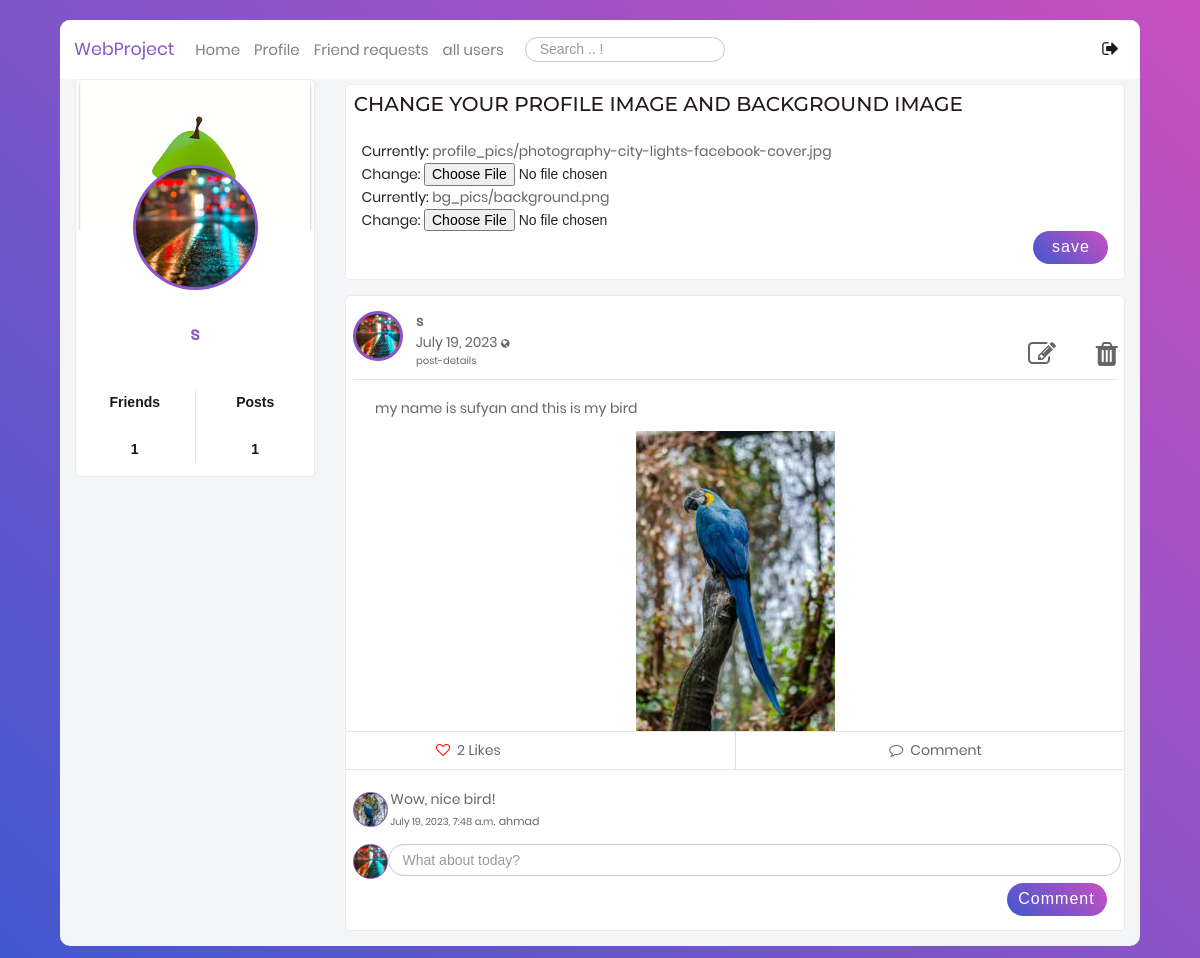
/blog/profile/ (signed in), run on an earlier commit of the app's database.
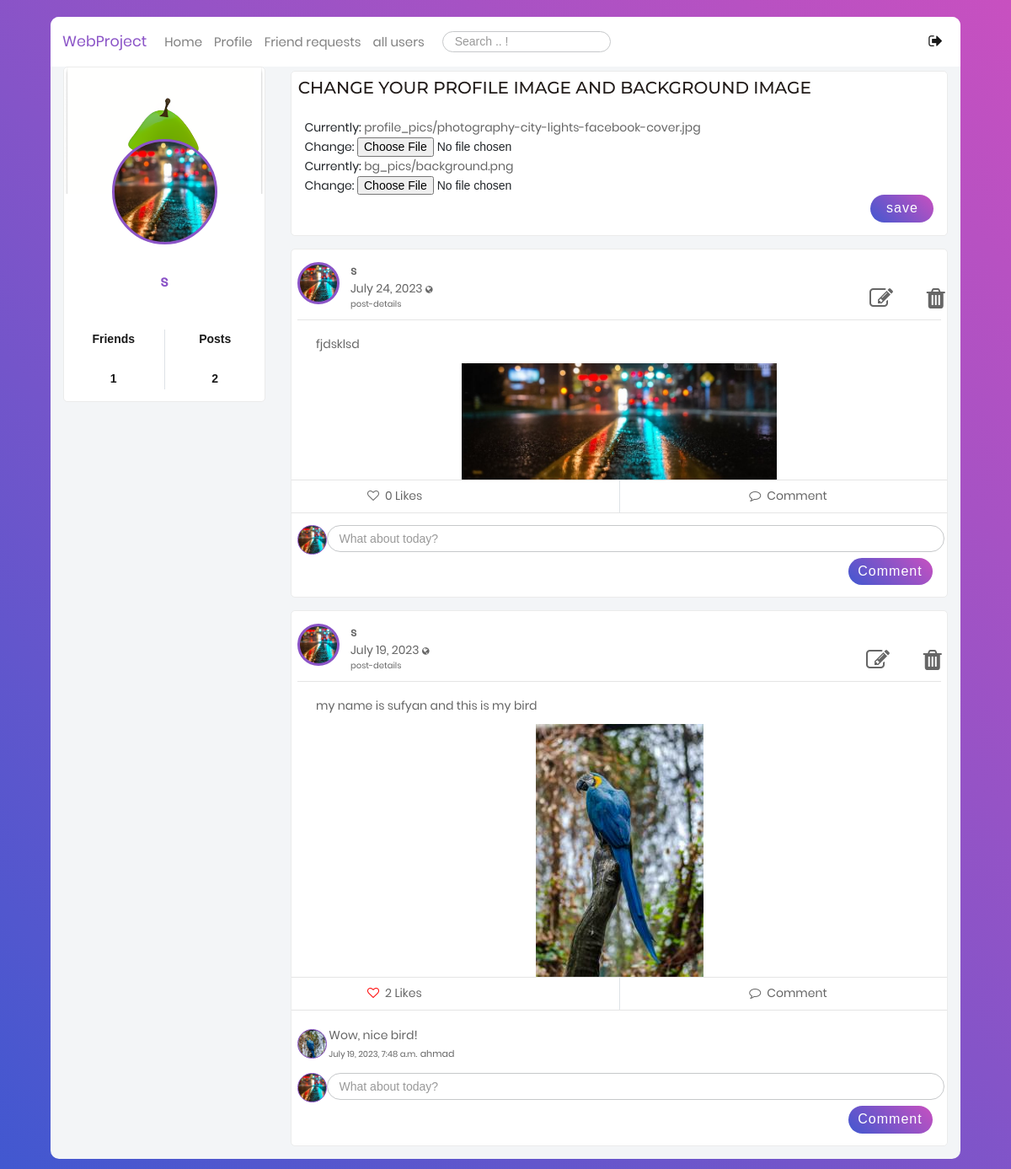
And on a later commit of the database.
### users/models.py (models this page shows, shortened)
class Profile(models.Model):
    user = models.OneToOneField(User, on_delete=models.CASCADE)
    image = models.ImageField(default='default.jpg', upload_to='profile_pics')
    bgimage = models.ImageField(default='default.jpg', upload_to='bg_pics')
    friends = models.ManyToManyField(User, blank=True, related_name='friends')
    slug = models.SlugField(unique=True,default=uuid.uuid1)
    forget_password_token= models.CharField(max_length=100)
    updated = models.DateTimeField( auto_now=True)
    created = models.DateTimeField( auto_now_add=True)
    objects = ProfileManager()
    def get_friends(self):
        return self.friends.all()
    def get_friends_no(self):
        return self.friends.all().count()
    def get_posts_no(self):
        return self.posts.all().count()
    def get_all_authors_posts(self):
        return self.posts.all()

### blog/models.py (models this page shows, shortened)
class Post(models.Model):
    content = models.TextField()
    date_posted = models.DateTimeField(default = timezone.now)
    author = models.ForeignKey(User,on_delete=models.CASCADE)
    post_image = models.ImageField(null=True, blank=True, upload_to="images/")
    liked = models.ManyToManyField(Profile, blank=True, related_name='likes')
    updated = models.DateTimeField( auto_now=True)
    created = models.DateTimeField( auto_now_add=True)
    author = models.ForeignKey(Profile, on_delete=models.CASCADE, related_name='posts')
    def num_likes(self):
        return self.liked.all().count()
    class Meta:
        ordering = ('-created',)

class Comment(models.Model):
    user = models.ForeignKey(Profile, on_delete=models.CASCADE)
    post = models.ForeignKey(Post, on_delete=models.CASCADE)
    body = models.CharField(max_length=300)
    liked = models.ManyToManyField(Post, blank=True, related_name='likes')
    updated = models.DateTimeField(auto_now=True)
    created = models.DateTimeField(auto_now_add=True)

### blog/views.py (the view, shortened to what this page needs)
# urls.py: path('profile/',views.profile,name="profile"),
@login_required
def profile(request):
    profile = Profile.objects.get(user=request.user)
    form = ProfileModelForm(
        request.POST or None, request.FILES or None, instance=profile
    )
    confirm = False
    p_form = PostModelForm()
    c_form = CommentModelForm()
    post_added = False
    if request.method == "POST":
        if form.is_valid():
            form.save()
            confirm = True
    context = {
        "posts": profile.get_all_authors_posts(),
        "user": request.user,
        "im": Profile.objects.filter(user=request.user),
        "profile": profile,
        "friends": profile.get_friends(),
        "p_form": p_form,
        "c_form": c_form,
        "post_added": post_added,
        "pos": profile.get_posts_no,
        "form": form,
        "confirm": confirm,
    }
    return render(request, "blog/profile.html", context)

### blog/forms.py
class PostModelForm(forms.ModelForm):
    def __init__(self, *args: Any, **kwargs: Any) -> None:
        super().__init__(*args, **kwargs)
        self.helper = FormHelper()
        self.helper.form_show_labels = False
        self.fields["content"].help_text = None
        self.fields['content'].label = ""
        self.fields["content"].widget.attrs.update({
            "class":"w-full p-3 fs-16",
            "style":"height: 75px;resize: none;color: #666666;    border-radius: 5px;",
            "type":"text",
            "name":"cont",
            "id":"cont",
            "placeholder":"What about today?",
        })
        self.fields["post_image"].help_text = None
        self.fields['post_image'].label = ""
    class Meta:
        model = Post
        fields=('content','post_image')

### blog/templates/blog/profile.html (shortened to what this page needs)
<!DOCTYPE html>
{% extends "blog/base.html" %} {% load static %} {% load crispy_forms_tags %} {% load widget_tweaks %}
{% block content %}
<div class="container mt-5" style="width: 75%">
  <div class="row">
    <div class="col">
      <div class="main-block">
        <h1
          style="
            font-family: 'Montserrat', sans-serif;
            font-size: 20px;
            font-weight: 500;
            margin: 0px;
            color: #211b19;
            text-transform: uppercase;
            padding: 1%;
            left: 50%;
            top: 50%;
          "
        >
          Change your profile image and background image
        </h1>
        <form
          action=""
          method="POST"
          enctype="multipart/form-data"
          style="padding: 2%"
        >
          {{form.image}}
          <br>
          {{form.bgimage}}
          <div style="text-align: -webkit-right">
            <button type="submit" class="p-2 fs-16 post">save</button>
          </div>
        </form>
      </div>
    </div>
  </div>
  {% include 'blog/user-post-list.html' %}
  {% endblock content %}

### blog/templates/blog/base.html (shortened to what the changed rows need)
{% load static %}
<!DOCTYPE html>
<html class="no-js" lang="en">
  <head>
             <link
      rel="stylesheet"
      type="text/css"
      href="https://cdnjs.cloudflare.com/ajax/libs/semantic-ui/2.2.14/semantic.min.css"
    />
    <link
      rel="stylesheet"
      href="{% static 'blog/css/vendor/bootstrap.min.css' %} "
    />
    <link
      rel="stylesheet"
      href="{% static 'blog/css/vendor/font-awesome.min.css' %}"
    />
    <link rel="stylesheet" href="{% static 'blog/css/vendor/animate.css' %}" />
    <link
      rel="stylesheet"
      href="{% static 'blog/css/vendor/hamburgers.min.css' %}"
    />
    <link rel="stylesheet" href="{% static 'blog/css/util.css' %}" />
    <link rel="stylesheet" href="{% static 'blog/css/normalize.css' %}" />
    <link rel="stylesheet" href="{% static 'blog/css/main.css' %}" />
  </head>
  <body>
    <div class="limiter">
      <div class="container-login100" style="align-items: flex-start;">
        <div class="wrap-main">
          <div class="container-fluid">
            <div class="row">
              <div class="col-sm-3 mobile-hidden">
          <div class="main-block">
            <div
              class="coverPicture"
              style="background: url('{{ user.profile.bgimage.url }}');"
            ></div>
            <div
              class="profilePicture"
              style="background: url('{{ user.profile.image.url }}');"
            ></div>
            <div class="FullName text-center fs-18 ProjectColor">
              {{ user }}
            </div>
            <div class="row statistic text-center fs-16 p-3">
              <div class="col">
                <p>Friends</p>
                <br />
                <p>{{ user.profile.get_friends_no }}</p>
              </div>
              <div class="col border-left">
                <p>Posts</p>
                <br />
                <p>{{ user.profile.get_posts_no }}</p>
              </div>
            </div>
          </div>
        </div>
        {% block content %} {% endblock content %}
            </div>
          </div>
        </div>
      </div>
    </div>
  </body>
</html>

### blog/templates/blog/user-post-list.html (shortened to what the changed rows need)
{% if not posts %}
              <div id="notfound" style="position: relative; height: 100vh">
                <div
                  class="notfound"
                  style="
                    position: absolute;
                    left: 50%;
                    top: 50%;
                    -webkit-transform: translate(-50%, -50%);
                    -ms-transform: translate(-50%, -50%);
                    transform: translate(-50%, -50%);
                  "
                >
                  <div
                    class="notfound-404"
                    style="
                      position: relative;
                      height: 200px;
                      margin: 0px auto 20px;
                      z-index: -1;
                    "
                  >
                    <h1
                      style="
                        font-family: 'Montserrat', sans-serif;
                        font-size: 236px;
                        font-weight: 200;
                        margin: 0px;
                        color: #211b19;
                        text-transform: uppercase;
                        position: absolute;
                        left: 50%;
                        top: 50%;
                        -webkit-transform: translate(-50%, -50%);
                        -ms-transform: translate(-50%, -50%);
                        transform: translate(-50%, -50%);
                      "
                    >
                      Oops!
                    </h1>
                    <h2
                      style="
                        font-family: 'Montserrat', sans-serif;
                        font-size: 20px;
                        font-weight: 400;
                        text-transform: uppercase;
                        color: #211b19;
                        background: #fff;
                        padding: 10px 5px;
                        margin: auto;
                        display: inline-block;
                        position: absolute;
                        bottom: 0px;
                        left: 0;
                        right: 0;
                        width: 168%;
                        margin-left: -35%;
                      "
                    >
                      You currently have no posts!
                    </h2>
                  </div>
                  <div class="container-login100-form-btn">
                    <a href="{% url 'blog-home' %}">
                      <button class="login100-form-btn">
                        Back to HomePage
                      </button></a
                    >
                  </div>
                </div>
              </div>
              {% else %}
{% for post in posts %}
<div class="main-block post-with-photo" id="post-list">
  <div class="Post-Box">
    <div class="header row" style="width: 100%">
      <div class="col-1" style="padding-right: 9%; padding-top: 1%">
        <div class="pt-2 pl-2 d-inline-block">
          <div
            class="Profile-Picture"
            style="background: url('{{ post.author.image.url }}') "
          ></div>
        </div>
      </div>
      <div class="col-8 p-l-0">
        <div class="UserName d-inline-block mt-3" style="width: 144%">
          <div style="display: inline-block">
            <p>
              <a
                href="{% url 'profile-detail-view' post.author.slug %}"
                class="font-weight-bold"
                >{{ post.author.user }}</a
              >
            </p>
            <p class="lh-1-2">
              {{ post.date_posted|date:"F d, Y" }}
              <i
                class="fa fa-globe fs-10"
                data-toggle="tooltip"
                data-placement="top"
                title="Public"
              ></i>
              <br />
              <a href=" {%url 'post-detail' post.id%} " class="fs-10"
                >post-details</a
              >
            </p>
          </div>
          <div style="display: inline; padding-left: 66%">
            {% if request.user == post.author.user %}
            <a href="{% url 'post-update' post.pk %}" style="padding: 5%"
              ><i class="fa fa-edit fa-2x"></i
            ></a>
            <a href="{% url 'post-delete' post.pk %}"
              ><i class="fa fa-trash fa-2x" aria-hidden="true"></i
            ></a>
            {% endif %}
          </div>
        </div>
      </div>
    </div>
    <hr class="m-2" />
    <div class="details col">
      <p class="px-3" style="padding: 10px">{{ post.content }}</p>
    </div>
    {% if post.post_image %}
    <div class="col" style="width: auto; text-align: center">
      <img
        src="{{ post.post_image.url }}"
        alt=""
        style="max-width: 50%; height: auto"
      />
    </div>
    {% endif %}
    <hr class="mt-0 mb-0" />
    <div class="footer">
      <div class="row action-btn">
        <div class="col">
          <form method="POST" action="{% url 'like-post-view' %}">
            {% if profile not in post.liked.all %}
            <button
              style="
                background-color: transparent;
                border: none;
                box-shadow: none;
              "
              type="submit"
            >
              <p class="py-2 footer-btn" style="padding-left: 90px">
                <i class="fa fa-heart-o" aria-hidden="true"></i>
                <span class="px-1"> {{ post.num_likes }} Likes</span>
              </p>
            </button>
            {% else %}
            <button
              style="
                background-color: transparent;
                border: none;
                box-shadow: none;
              "
              type="submit"
            >
              <p class="py-2 footer-btn" style="padding-left: 90px">
                <i
                  class="fa fa-heart-o"
                  aria-hidden="true"
                  style="color: red"
                ></i>
                <span class="px-1"> {{ post.num_likes }} Likes</span>
              </p>
            </button>
            {% endif %}
          </form>
        </div>
        <div class="col border-left">
          <p class="py-2 footer-btn text-center">
            <a href=""
              ><i class="fa fa-comment-o" aria-hidden="true"></i>
              <span class="px-1"> Comment</span></a
            >
          </p>
        </div>
      </div>
      <hr class="mt-0 mb-2" />
      <div class="row comment-list">
       {% for c in post.comment_set.all %}
        <div class="add-comment col-12 pt-0">
          <div class="row">
            <div class="col-1" style="padding-right: 6%; padding-top: 0.9%;">
              <div class="pt-2 pl-2 d-inline-block">
                <div
                  class="Profile-Picture-Comment"
                  style="background: url('{{ c.user.image.url }}'); "
                ></div>
              </div>
            </div>
            <div>
              <div class="row pr-2 pt-2 pb-2 pl-0" style="width:400%;">
                <div class="col pl-0">
                  <p class="pt-1 pl-2 pb-0 fs-14">{{c.body}}</p>
                  <p class="p-0 pl-2 fs-10">
                    <span class="fs-10" style="margin-right: 0.2%;">{{ c.created }}</span>
                    <span  >
                      <a
                        href="{% url 'profile-detail-view' c.user.slug %}"
                        class="fs-11"
                        >{{ c.user.user }}</a
                      ></span
                    >
                    <br>
                  </p>
                </div>
              </div>
            </div>
          </div>
        </div>
        {% endfor %}
        <div class="add-comment col-12 pb-2">
          <div class="row">
            <div class="col-1" style="padding-right: 7%">
              <div class="pt-2 pl-2 d-inline-block">
                <div
                  class="Profile-Picture-Comment"
                  style="background: url('{{ user.profile.image.url }}'); "
                ></div>
              </div>
            </div>
            <div class="col-10 pl-0">
              <div class="row pr-2 pt-2 pb-2 pl-0">
                <div class="col pl-0">
                  <form method="POST" action="" enctype="multipart/form-data">
                    <div
                      style="
                        border-radius: 25px;
                        border: 1px solid #c6c8ca;
                        width: 110%;
                      "
                    >
                      {{c_form}}
                    </div>
                    <div class="action p-2 pr-3" style="width: 110%">
                      <button
                        type="submit"
                        class="float-r p-2 fs-16 post"
                        name="submit_c_form"
                        style="width: 100px"
                      >
                        Comment
                      </button>
                    </div>
                  </form>
                </div>
              </div>
            </div>
          </div>
        </div>
      </div>
    </div>
  </div>
</div>
{% endfor %}
{% endif %}

What changed in the data, as far as the page shows it:
added Post: author.image (picture), author.user "s", date_posted "July 24, 2023", content "fjdsklsd", post_image (picture), num_likes "0", profile.image (picture)
Also different on the page:
{{ user.profile.get_posts_no }}: "1" → "2"
